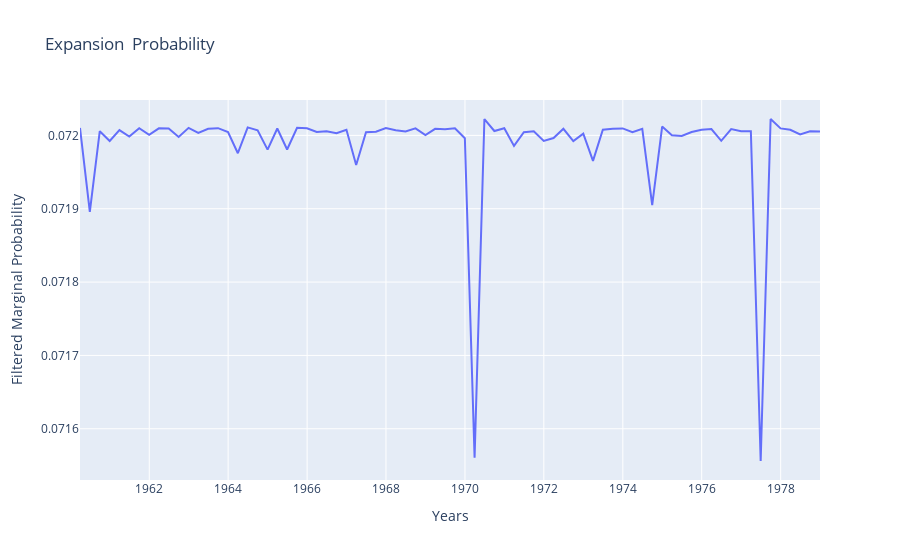
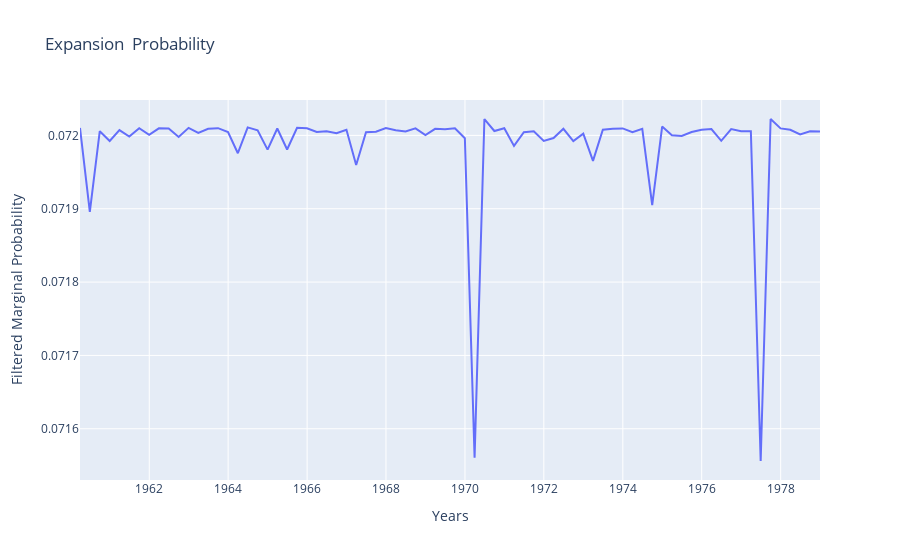

Notebook cell for these charts, in order:
### Code cell
layout1 = go.Layout(
    title = 'Expansion  Probability', # Graph title
    xaxis = dict(title = 'Years'), # x-axis label
    yaxis = dict(title = 'Filtered Marginal Probability'), # y-axis label
)
fig1 =  go.Figure(layout=layout1)

fig1.add_trace(
    go.Scatter(y=gdp_train_only_model_res.filtered_marginal_probabilities[0],
               x=gdp_train_only.index,
               mode="lines",
   ))
fig1.show()
